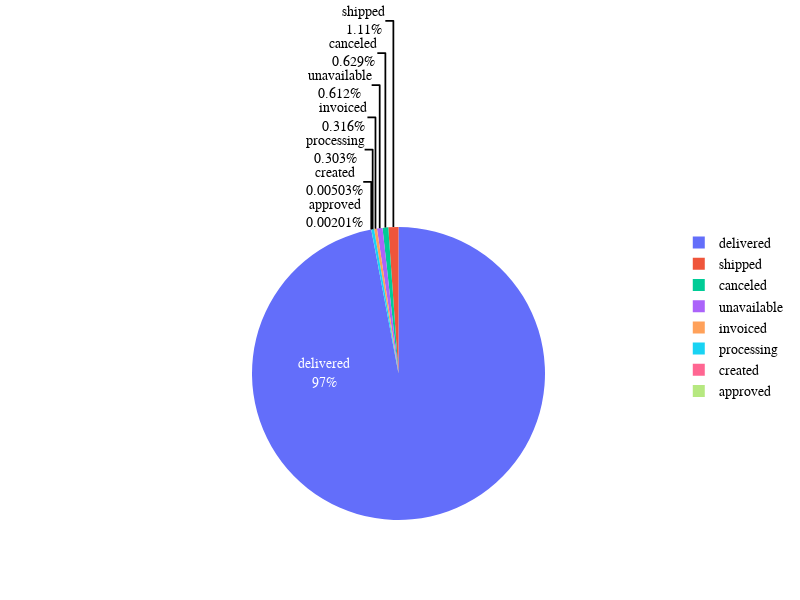

The cell this chart's notebook holds for it:
### Code cell
import plotly.graph_objects as go
order_counts = df.groupby('order_status')['order_id'].nunique()
labels = order_counts.index.values
values = order_counts.values

fig = go.Figure(data=[go.Pie(labels=labels, values=values, textinfo='label+percent',
                             insidetextorientation='radial'
                            )])
fig.update_layout(
    width=800,  # Set the width of the chart
    height=600,  # Set the height of the chart
    font=dict(
        family="Courier New, monospace",
        size=14,
        color="black"
    )
)
fig.show()

### Figure 1 — Plotly figure (JSON) as saved in the notebook; plotly's stock layout.template omitted (floating-point values rounded to 4 significant figures)
{"data": [{"insidetextorientation": "radial", "labels": ["approved", "canceled", "created", "delivered", "invoiced", "processing", "shipped", "unavailable"], "textinfo": "label+percent", "type": "pie", "values": [2, 625, 5, 96478, 314, 301, 1107, 609]}], "layout": {"font": {"color": "black", "family": "Courier New, monospace", "size": 14}, "height": 600, "width": 800}}
